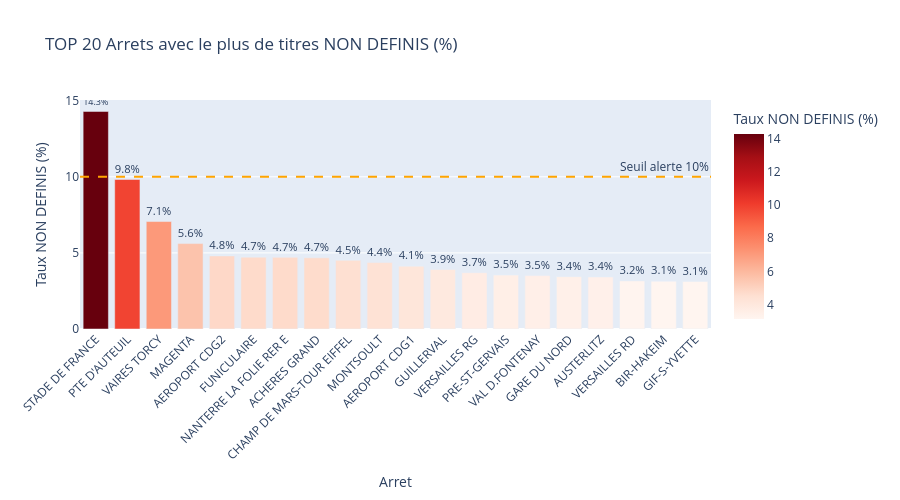

The code cell stored with this chart in its notebook:
### Code cell
# ============================================================
# ARRETS AVEC LE PLUS DE NON DEFINIS
# ============================================================
# POURQUOI : identifier les arrets suspects
# On a deja vu en SQL que Stade de France est a 14.3%
# Ici on le confirme en Python et on visualise proprement
#
# FORMULE DU TAUX :
# taux = nb_non_defini / total_validations * 100
# (partie / total * 100 = pourcentage)

total_par_arret    = df.groupby('LIBELLE_ARRET')['NB_VALD'].sum()
non_defini_arret   = (df[df['CATEGORIE_TITRE'] == 'NON DEFINI']
                       .groupby('LIBELLE_ARRET')['NB_VALD'].sum())

taux_nd = (non_defini_arret / total_par_arret * 100).fillna(0).round(2)
taux_nd = taux_nd.reset_index()
taux_nd.columns = ['LIBELLE_ARRET', 'taux_non_defini_pct']
taux_nd = taux_nd.sort_values('taux_non_defini_pct', ascending=False).head(20)

fig = px.bar(
    taux_nd,
    x='LIBELLE_ARRET',
    y='taux_non_defini_pct',
    title='TOP 20 Arrets avec le plus de titres NON DEFINIS (%)',
    labels={'taux_non_defini_pct': 'Taux NON DEFINIS (%)', 'LIBELLE_ARRET': 'Arret'},
    color='taux_non_defini_pct',
    color_continuous_scale='Reds',
    text='taux_non_defini_pct'
)
fig.add_hline(y=10, line_dash='dash', line_color='orange',
              annotation_text='Seuil alerte 10%')
fig.update_traces(texttemplate='%{text:.1f}%', textposition='outside')
fig.update_layout(height=500, xaxis_tickangle=-45)
fig.show()

### Figure 1 — Plotly figure (JSON) as saved in the notebook; plotly's stock layout.template omitted (floating-point values rounded to 4 significant figures)
{"data": [{"alignmentgroup": "True", "hovertemplate": "Arret=%{x}<br>Taux NON DEFINIS (%)=%{marker.color}<extra></extra>", "legendgroup": "", "marker": {"color": [14.29, 9.82, 7.06, 5.61, 4.8, 4.72, 4.71, 4.68, 4.51, 4.37, 4.13, 3.91, 3.7, 3.54, 3.51, 3.44, 3.42, 3.16, 3.14, 3.12], "coloraxis": "coloraxis", "pattern": {"shape": ""}}, "name": "", "offsetgroup": "", "orientation": "v", "showlegend": false, "text": [14.29, 9.82, 7.06, 5.61, 4.8, 4.72, 4.71, 4.68, 4.51, 4.37, 4.13, 3.91, 3.7, 3.54, 3.51, 3.44, 3.42, 3.16, 3.14, 3.12], "textposition": "outside", "texttemplate": "%{text:.1f}%", "type": "bar", "x": ["STADE DE FRANCE", "PTE D'AUTEUIL", "VAIRES TORCY", "MAGENTA", "AEROPORT CDG2", "FUNICULAIRE", "NANTERRE LA FOLIE RER E", "ACHERES GRAND", "CHAMP DE MARS-TOUR EIFFEL", "MONTSOULT", "AEROPORT CDG1", "GUILLERVAL", "VERSAILLES RG", "PRE-ST-GERVAIS", "VAL D.FONTENAY", "GARE DU NORD", "AUSTERLITZ", "VERSAILLES RD", "BIR-HAKEIM", "GIF-S-YVETTE"], "xaxis": "x", "y": [14.29, 9.82, 7.06, 5.61, 4.8, 4.72, 4.71, 4.68, 4.51, 4.37, 4.13, 3.91, 3.7, 3.54, 3.51, 3.44, 3.42, 3.16, 3.14, 3.12], "yaxis": "y"}], "layout": {"annotations": [{"showarrow": false, "text": "Seuil alerte 10%", "x": 1, "xanchor": "right", "xref": "x domain", "y": 10, "yanchor": "bottom", "yref": "y"}], "barmode": "relative", "coloraxis": {"colorbar": {"title": {"text": "Taux NON DEFINIS (%)"}}, "colorscale": [[0, "rgb(255,245,240)"], [0.125, "rgb(254,224,210)"], [0.25, "rgb(252,187,161)"], [0.375, "rgb(252,146,114)"], [0.5, "rgb(251,106,74)"], [0.625, "rgb(239,59,44)"], [0.75, "rgb(203,24,29)"], [0.875, "rgb(165,15,21)"], [1, "rgb(103,0,13)"]]}, "height": 500, "legend": {"tracegroupgap": 0}, "shapes": [{"line": {"color": "orange", "dash": "dash"}, "type": "line", "x0": 0, "x1": 1, "xref": "x domain", "y0": 10, "y1": 10, "yref": "y"}], "title": {"text": "TOP 20 Arrets avec le plus de titres NON DEFINIS (%)"}, "xaxis": {"anchor": "y", "domain": [0, 1], "tickangle": -45, "title": {"text": "Arret"}}, "yaxis": {"anchor": "x", "domain": [0, 1], "title": {"text": "Taux NON DEFINIS (%)"}}}}
